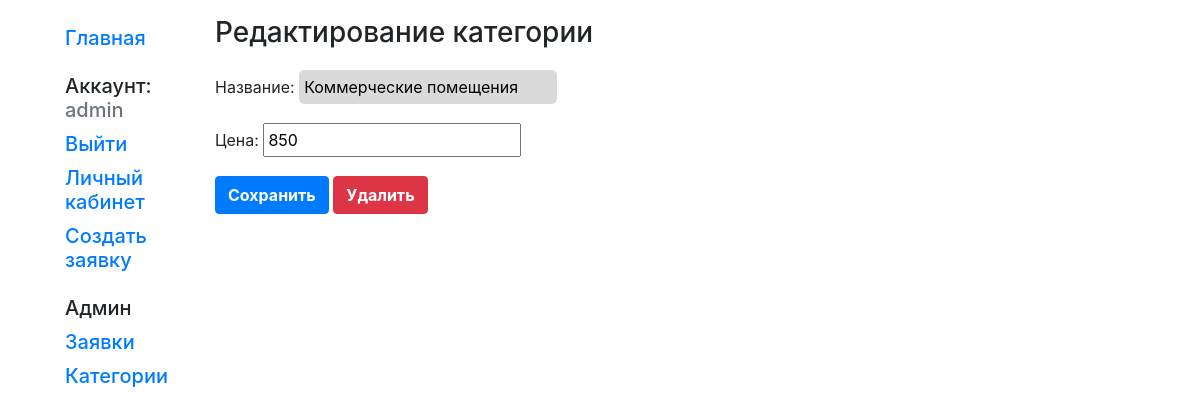
/design/category/2/edit/ (signed in), run on the app's committed database.
### mysite/models.py (models this page shows, shortened)
class User(AbstractUser):
    username = models.CharField(max_length=200, verbose_name='Имя пользователя', unique=True)
    first_name = models.CharField(max_length=200, verbose_name='Имя')
    last_name = models.CharField(max_length=200, verbose_name='Фамилия')
    patronymic = models.CharField(max_length=200, verbose_name='Отчество')
    email = models.EmailField(max_length=200, verbose_name='Email', unique=True)
    password = models.CharField(max_length=200, verbose_name='Пароль')
    phone = models.CharField(max_length=20, verbose_name='Телефон', default='0000000000')
    USERNAME_FIELD = 'username'

class Category(models.Model):
    title = models.CharField(max_length=200, verbose_name='Название', unique=True)
    price = models.IntegerField(verbose_name='Цена', default=0)

### mysite/views.py (the view)
# urls.py: path('category/<int:pk>/edit/', EditCategory.as_view(), name='edit_category'),
class EditCategory(UpdateView, PermissionRequiredMixin):
    permission_required = 'mysite.can_edit_status'
    model = Category
    template_name = 'edit_category.html'
    fields = ['title', 'price']
    success_url = reverse_lazy('all_categories')

### mysite/templates/edit_category.html (shortened to what this page needs)
{% extends "layout/basic.html" %}
{% block content %}
    <h3>Редактирование категории</h3>
    <form method="post" novalidate enctype="multipart/form-data" class="mt-1">
        {{ form.as_p }}
        <button type="submit" class="btn btn-primary font-weight-bold">Сохранить</button>
        <a href="{% url 'delete_category' object.id %}" class="btn btn-danger font-weight-bold">Удалить</a>
    </form>
{% endblock %}

### mysite/templates/layout/basic.html (shortened to what this page needs)
<!doctype html>
<html lang="ru">
<head>
    {% load bootstrap4 %}
    {% bootstrap_css %}
    {% load static %}
    <link rel="stylesheet" href="{% static 'css/styles.css' %}"/>
</head>
<body>
<div class="container-fluid mt-3">
    <div class="row">
        <div class="col-sm-2">
            {% block sidebar %}
                <ul class="sidebar-nav h5">
                    <li><a href="{% url 'index' %}">Главная</a></li>
                    {% if user.is_authenticated %}
                        <li class="mt-4">Аккаунт: <span class="text-secondary">{{ user.get_username }}</span></li>
                        <li><a href="{% url 'logout' %}">Выйти</a></li>
                        <li><a href="{% url 'account' %}">Личный кабинет</a></li>
                        <li><a href="{% url 'create_app' %}">Создать заявку</a></li>
                        {% if perms.mysite.can_edit_status %}
                            <li class="mt-4">Админ</li>
                            <li><a href="{% url 'all_apps' %}">Заявки</a></li>
                            <li><a href="{% url 'all_categories' %}">Категории</a></li>
                        {% endif %}
                    {% else %}
                        <li class="mt-4"><a href="{% url 'login' %}">Войти</a></li>
                        <li><a href="{% url 'register' %}">Регистрация</a></li>
                    {% endif %}
                </ul>
            {% endblock %}
        </div>
        <div class="col-sm-10">{% block content %}{% endblock %}
        </div>
    </div>
</div>
</body>
</html>

### mysite/static/css/styles.css (style rules this page uses)
.sidebar-nav > li { list-style-type: none; margin: 10px; }
form > p > input { padding: 3px; }
form > p > input[type=text], input[type=password], textarea { padding: 5px; border-radius: 5px; border: none; background-color: #dadada; }
h3 { margin-bottom: 20px; }

### data on the page
User: get_username "admin"
Category: title "Коммерческие помещения", price "850"
